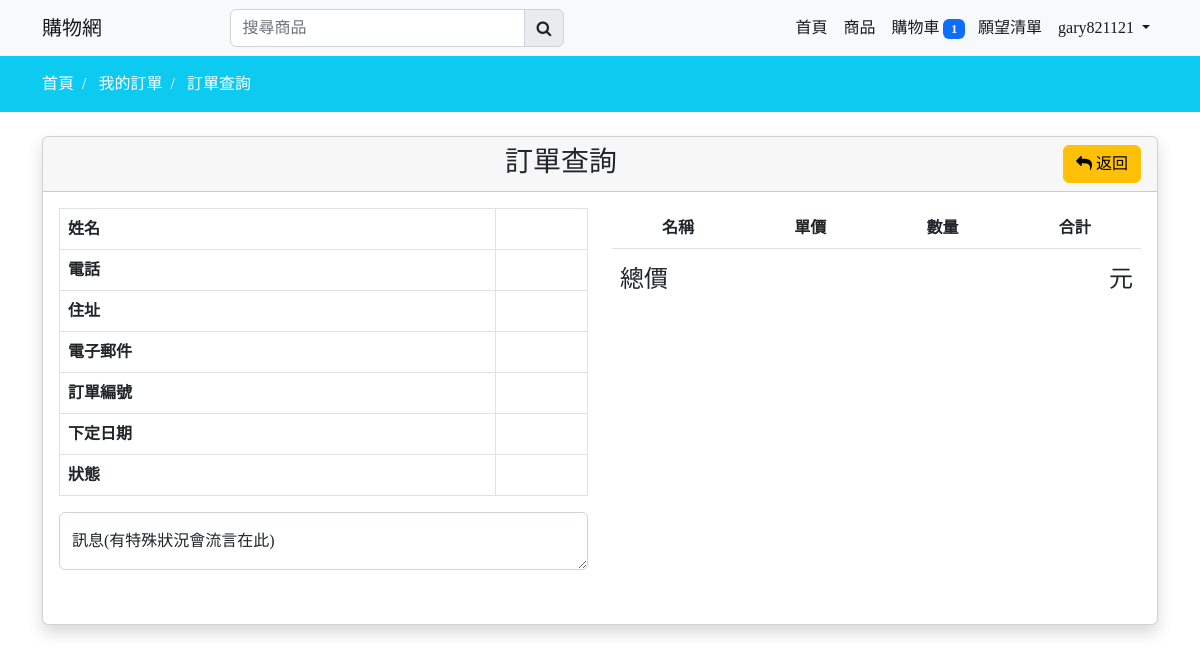
Before: /orderview/howard9981197 (signed in) with the older database file.
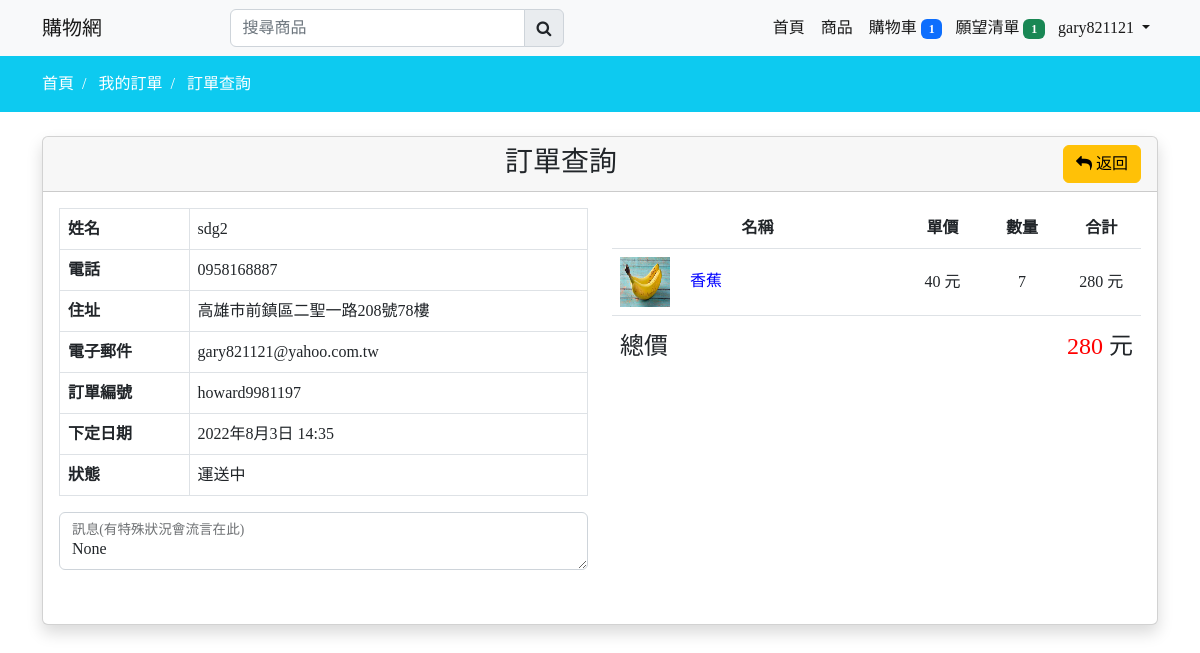
After: the same page with the newer database file.
### mainapp/models.py (models this page shows, shortened)
class Profile(models.Model):
    user = models.OneToOneField(User,on_delete=models.CASCADE,null=True,blank=True)
    first_name = models.CharField(max_length=150,null=True,blank=True)
    last_name = models.CharField(max_length=150,null=True,blank=True)
    phone = models.CharField(max_length=150,null=True,blank=True)
    address = models.CharField(max_length=150,null=True,blank=True)
    email = models.EmailField(max_length=150,null=True,blank=True)
    profile_image = models.ImageField(upload_to=get_profile_file_path,null=True,blank=True)
    create_at = models.DateTimeField(auto_now_add=True)
    @property
    def cart_item_total(self):
        total = len(self.cart_set.all())
        return total
    @property
    def wishlist_item_total(self):
        total = len(self.wishlist_set.all())
        return total

class Cart(models.Model):
    user = models.ForeignKey(Profile,on_delete=models.CASCADE)
    product = models.ForeignKey(Product,on_delete=models.CASCADE)
    product_qty = models.IntegerField(null=False,blank=False)
    create_at = models.DateTimeField(auto_now_add=True)

class Wishlist(models.Model):
    user = models.ForeignKey(Profile,on_delete=models.CASCADE)
    product = models.ForeignKey(Product,on_delete=models.CASCADE)
    create_at = models.DateTimeField(auto_now_add=True)

class Order(models.Model):
    user = models.ForeignKey(Profile,on_delete=models.CASCADE)
    first_name = models.CharField(max_length=150,null=False)
    last_name = models.CharField(max_length=150,null=False)
    email = models.CharField(max_length=150,null=False)
    phone = models.CharField(max_length=150,null=False)
    address = models.CharField(max_length=150,null=False)
    total_price = models.IntegerField(null=False)
    payment_mode = models.CharField(max_length=150,null=True,blank=True)
    payment_id = models.CharField(max_length=150,null=True,blank=True)
    orderstatus = (
        ('運送中','運送中'),
        ('完成','完成')
    )
    status = models.CharField(max_length=150,default='運送中',choices=orderstatus)
    message = models.TextField(null=True,blank=True)
    tracking_num = models.CharField(max_length=150,null=True,blank=True)
    create_at = models.DateTimeField(auto_now_add=True)
    update_at = models.DateTimeField(auto_now=True)

class OrderItem(models.Model):
    order = models.ForeignKey(Order,on_delete=models.CASCADE)
    product = models.ForeignKey(Product,on_delete=models.CASCADE)
    price = models.IntegerField(null=False)
    quantity = models.IntegerField(null=False)
    @property
    def item_totalprice(self):
        total = self.product.selling_price * self.quantity
        return total

class Product(models.Model):
    category = models.ForeignKey(Category,on_delete=models.CASCADE)
    slug = models.SlugField(null=False,unique=True,default=uuid.uuid1)
    name = models.CharField(max_length=150,null=False,blank=False)
    product_image = models.ImageField(upload_to=get_file_path,null=True,blank=True)
    small_description = models.CharField(max_length=150,null=False,blank=False)
    description = models.TextField(max_length=500,null=False,blank=False)
    quantity = models.IntegerField(null=False,blank=False)
    original_price = models.IntegerField(null=False,blank=False)
    selling_price = models.IntegerField(null=False,blank=False)
    status = models.BooleanField(default=False,help_text='0=default,1=Hidden')
    trending = models.BooleanField(default=False,help_text='0=default,1=Trending')
    tag = models.CharField(max_length=150,null=True,blank=True)
    meta_title = models.CharField(max_length=150,null=True,blank=True)
    meta_keywords = models.CharField(max_length=150,null=True,blank=True)
    meta_description = models.CharField(max_length=150,null=True,blank=True)
    created_at = models.DateTimeField(auto_now_add=True)
    @property
    def product_imageURL(self):
        try:
            url = self.product_image.url
        except:
            url = ''
        return url

### mainapp/controller/order.py (the view)
# urls.py: path('orderview/<str:tracking_num>',order.orderview, name='orderview'),
@login_required
def orderview(request,tracking_num):
    profile = Profile.objects.get(user=request.user)
    order = Order.objects.filter(user=request.user.profile,tracking_num=tracking_num).first()
    orderitems = OrderItem.objects.filter(order=order) #order不能傳入quaryset，必須是值，因此上面用first()取出
    return render(request,'store/orderview.html',locals())

### mainapp/templates/store/orderview.html (shortened to what this page needs)
{% extends 'store/layouts/main.html' %}
{% load static %}
{% block content %}
<div class="py-3 bg-info">
    <div class="container">
        <a class="text-white" href="{% url 'home' %}">首頁 &nbsp;/ &nbsp;</a>
        <a class="text-white" href="{% url 'my_order' %}">我的訂單 &nbsp;/ &nbsp;</a>
        <a class="text-white" href="{% url 'orderview' order.tracking_num %}">訂單查詢</a>
    </div>
</div>
<div class="container mt-4">
    <div class="row">
        <div class="col-md-12">
            <div class="card shadow">
                <div class="card-header">
                    <h3 class="mb-0 text-center">
                        訂單查詢<a href="{% url 'my_order' %}" class="btn btn-warning float-end"><i class="fa fa-reply"></i> 返回</a>
                    </h3>
                </div>
                <div class="card-body">
                    <div class="row">
                        <div class="col-md-6">
                            <table class="table table-bordered">
                                <tbody>
                                    <tr>
                                        <th>姓名</th>
                                        <td>{{order.last_name}}{{order.first_name}}</td>
                                    </tr>
                                    <tr>
                                        <th>電話</th>
                                        <td>{{order.phone}}</td>
                                    </tr>
                                    <tr>
                                        <th>住址</th>
                                        <td>{{order.address}}</td>
                                    </tr>
                                    <tr>
                                        <th>電子郵件</th>
                                        <td>{{order.email}}</td>
                                    </tr>
                                    <tr>
                                        <th>訂單編號</th>
                                        <td>{{order.tracking_num}}</td>
                                    </tr>
                                    <tr>
                                        <th>下定日期</th>
                                        <td>{{order.create_at}}</td>
                                    </tr>
                                    <tr>
                                        <th>狀態</th>
                                        <td>{{order.status}}</td>
                                    </tr>
                                </tbody>
                            </table>
                            <div class="form-floating">
                                <textarea class="form-control" placeholder="Leave a comment here" id="floatingTextarea">{{order.message}}</textarea>
                                <label for="floatingTextarea">訊息(有特殊狀況會流言在此)</label>
                              </div>
                        </div>
                        <div class="col-md-6 check-height">
                            <table class="table table-bordereds">
                                <thead>
                                    <tr class="text-center">
                                        <th>名稱</th>
                                        <th>單價</th>
                                        <th>數量</th>
                                        <th>合計</th>
                                    </tr>
                                </thead>
                                <tbody>
                                    {% for item in orderitems %}
                                    <tr class="td-display">
                                        <td>
                                            <img src="{% static item.product.product_imageURL %}" class="me-2" height="50px" width="50px" alt="Image product">
                                            <span class="ms-2" style="color: blue;">{{item.product.name}}</span>
                                        </td>
                                        <td class="text-center align-middle">{{item.price}} 元</td>
                                        <td class="text-center align-middle">{{item.quantity}}</td>
                                        <td class="text-center align-middle">{{item.item_totalprice}} 元</td>
                                    </tr>
                                    {% endfor %}
                                </tbody>
                            </table>
                            <h4 class="px-2">總價 <span class="float-end"><span style="color: red;">{{order.total_price}}</span> 元</span></h4>
                        </div>
                    </div>
                </div>
            </div>
        </div>
    </div>
</div>
{% endblock content %}

### mainapp/templates/store/layouts/main.html (shortened to what this page needs)
{% load static %}
<!DOCTYPE html>
<html lang="en">
<head>
    <link href="https://cdn.jsdelivr.net/npm/bootstrap@5.2.0/dist/css/bootstrap.min.css" rel="stylesheet">
    <link rel="stylesheet" href="https://stackpath.bootstrapcdn.com/font-awesome/4.7.0/css/font-awesome.min.css">
    <link rel="stylesheet" href="//cdn.jsdelivr.net/npm/alertifyjs@1.13.1/build/css/alertify.min.css"/>
    <link rel="stylesheet" href="//cdn.jsdelivr.net/npm/alertifyjs@1.13.1/build/css/themes/default.min.css"/>
    <link rel="stylesheet" href="//code.jquery.com/ui/1.13.2/themes/base/jquery-ui.css">
    <link rel="stylesheet" href="{% static 'css/custom.css' %}">
    <link rel="stylesheet" href="{% static 'css/owl.carousel.min.css' %}">
    <link rel="stylesheet" href="{% static 'css/owl.theme.default.min.css' %}">
</head>
<body>
    {% include 'store/inc/navbar.html' %}
    {% block content %}
    {% endblock content %}
</body>
</html>

### mainapp/templates/store/inc/navbar.html (shortened to what this page needs)
<nav class="navbar navbar-expand-lg bg-light" id="item_count">
    <div class="container">
      <a class="navbar-brand" href="{% url 'home' %}">購物網</a>
      <div class="search-bar">
        <form action="{% url 'search_product' %}" method="POST">
          <div class="input-group">
            <input type="search" class="form-control" id="search_product" name="search_product" placeholder="搜尋商品" required>
            <button class="input-group-text"><i class="fa fa-search"></i></button>
          </div>
      </form>
      </div>
      <div class="collapse navbar-collapse" id="navbarNav">
        <ul class="navbar-nav ms-auto">
          <li class="nav-item">
            <a class="nav-link active {% if request.resolver_match.url_name == 'home' %}navactive{% endif %}" aria-current="page" href="{% url 'home' %}">首頁</a>
          </li>
          <li class="nav-item">
            <a class="nav-link active {% if request.resolver_match.url_name == 'collections' %}navactive{% endif %}" href="{% url 'collections' %}">商品</a>
          </li>
          <li class="nav-item">
            <a class="nav-link active {% if request.resolver_match.url_name == 'cart' %}navactive{% endif %}" aria-current="page" href="{% url 'cart' %}">
              購物車
              {% if profile.cart_item_total > 0 %}
              <span class="badge badge-pill bg-primary cart-count" style="margin-right: -3px;">{{profile.cart_item_total}}</span>
              {% endif %}
            </a>
          </li>
          <li class="nav-item">
            <a class="nav-link active {% if request.resolver_match.url_name == 'wishlist' %}navactive{% endif %}" aria-current="page" href="{% url 'wishlist' %}">
              願望清單
              {% if profile.wishlist_item_total > 0 %}
              <span class="badge badge-pill bg-success wishlist-count" style="margin-right: -3px;">{{profile.wishlist_item_total}}</span>
              {% endif %}
            </a>
          </li>
          {% if request.user.is_authenticated %}
          <li class="nav-item dropdown">
            <a class="nav-link dropdown-toggle active ints"
            href="#" role="button" data-bs-toggle="dropdown" aria-expanded="false">
              {{request.user}}
            </a>
          </li>
          {% else %}
          <li class="nav-item">
            <a class="nav-link" href="{% url 'login' %}">登入</a>
          </li>
          {% endif  %}
        </ul>
      </div>
    </div>
  </nav>

### static/css/custom.css (style rules this page uses)
.search-bar { width: 30% !important; margin-left: 10%; }

### mainapp/templates/store/orderview.html (style rules this page uses)
.td-display td:nth-child(1) { width: 55%; }
.td-display td:nth-child(2) { width: 15%; }
.td-display td:nth-child(3) { width: 15%; }
.td-display td:nth-child(4) { width: 15%; }
.check-height { height: 400px; overflow-y: auto; }

### mainapp/templates/store/layouts/main.html (style rules this page uses)
* { font-family: 'Noto Serif TC', serif; }
a { text-decoration: none; }

Changed rows visible on the page:
shown differently, row unchanged: Profile: wishlist_item_total (not shown) → "1"
added Order: last_name "sd", first_name "g2", phone "0958168887", address "高雄市前鎮區二聖一路208號78樓", email "gary821121@yahoo.com.tw", tracking_num "howard9981197", create_at "2022年8月3日 14:35", status "運送中", message "None", total_price "280"
added OrderItem: product.product_image (picture), product.name "香蕉", price "40", quantity "7", item_totalprice "280"
